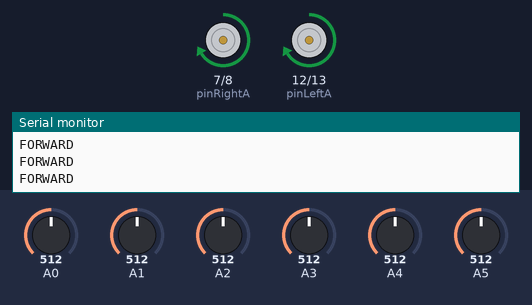
Simulated run of this sketch. Board: Arduino Uno, built with avr-gcc and run on an emulated ATmega328P. Parts: motor-driver pin pairs drawn as motors (green arrow = first pin HIGH = forward, orange = second pin HIGH = backward, longer = more drive, scaled by the enable pin), the last lines printed to the serial monitor. The test bench sets the inputs (shaded band); at power-on: A0 = 512, A3 = 512, A1 = 512, A2 = 512, A4 = 512, A5 = 512.

Above: at 1.2 s.
1.3 s: A0 set to 309
4.3 s: A0 set to 285
At 4.77 s:
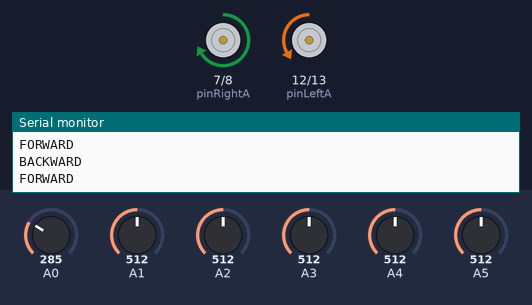
7.3 s: A3 set to 190
At 8.7 s:
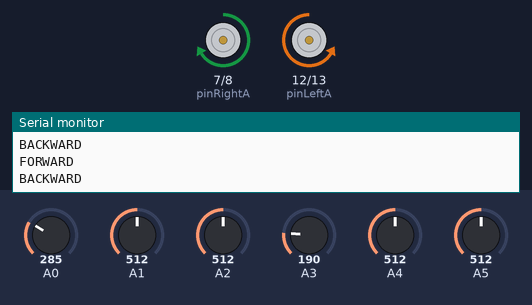
Timing chart, 0 to 10.3 s (numbered marks = the images above; inputs shaded):
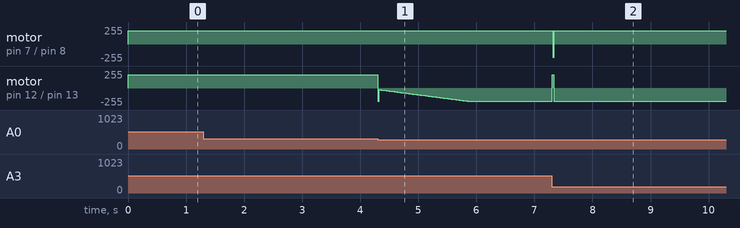

Measured:
- the behaviour switches between 301 and 300 on A0 (found by bisection; images 0 and 1)
- after the input at 7.3 s, motor on pin 7 (pinRightA) / pin 8 (pinRightB): forward 200/255 → backward 200/255 at once, → forward 200/255 0.02 s later; motor on pin 12 (pinLeftA) / pin 13 (pinLeftB): backward 200/255 → forward 200/255 at once, → backward 200/255 0.02 s later

The sketch:

PID_Controller.ino
```cpp
//Sensor Values
int sensorData;

int sensorExtraLeft = A0;
int sensorLeft = A1;
int sensorMidLeft = A2;
int sensorMidRight = A3;
int sensorRight = A4;
int sensorExtraRight = A5;

int extraLeftValue = B0;
int leftValue = B0;
int midLeftValue = B0;
int midRightValue = B0;
int rightValue = B0;
int extraRightValue = B0;

int extraLeftDistance = 7;
int leftDistance = 4;
int midLeftDistance = 1;
int midRightDistance = -1;
int rightDistance = -4;
int extraRightDistance = -7;

int blackWhiteSwitch = 300;

float timeStep = 0.005; // Seconds

float sumError = 0;

float cycleCount = 0;

float errorTerm = 0;

float prevError = 0;

float controlVar = 0;

int maxSpeed = 200;

float K_p = 198; // 180
float K_i = 396; // 15
float K_d = 66; // 30

//Motor values
int pinLeftA = 12;
int pinLeftB = 13;
int pinLeftPWM = 11;
int pinRightA = 7;
int pinRightB = 8;
int pinRightPWM = 6;
#define FORWARD 1
#define BACKWARD 2
#define STILL 3
#define LEFT 4
#define RIGHT 5
int torqueValue = 200;


//Sensor white/black function
int sensorRead(int sensorPin){
  sensorData = analogRead(sensorPin);
  if(sensorData <= blackWhiteSwitch){
    return B1;
  }
  else{
    return B0;
  }
}


//Wheel rotation function
void controlWheel(int side, int dirc, int spd) {
  // Select wheel
  int pinA, pinB, pinPWM;
  if (side == RIGHT) {
    pinA = pinRightA;
    pinB = pinRightB;
    pinPWM = pinRightPWM;
  } else if (side == LEFT) {
    pinA = pinLeftA;
    pinB = pinLeftB;
    pinPWM = pinLeftPWM;
  } else {
    return;
  }

  // Give commands to selected wheel
  analogWrite(pinPWM, spd);
  switch (dirc) {
    case FORWARD:
      digitalWrite(pinA, HIGH);
      digitalWrite(pinB, LOW);
      break;
    case BACKWARD:
      digitalWrite(pinA, LOW);
      digitalWrite(pinB, HIGH);
      break;
    case STILL:
      digitalWrite(pinA, LOW);
      digitalWrite(pinB, LOW);
      break;
    default:
     // NOTHING!
     break;
  }
}

float error(void) {
  int extraLeftValue = sensorRead(sensorExtraLeft);
  int leftValue = sensorRead(sensorLeft);
  int midLeftValue = sensorRead(sensorMidLeft);
  int midRightValue = sensorRead(sensorMidRight);
  int rightValue = sensorRead(sensorRight);
  int extraRightValue = sensorRead(sensorExtraRight);

  float procesVar = 0.16*(extraLeftDistance*extraLeftValue + leftDistance*leftValue + midLeftDistance*midLeftValue + midRightDistance*midRightValue + rightDistance*rightValue + extraRightDistance*extraRightValue);

  float setPoint = 0;

  return setPoint - procesVar;
}

float diffError(float error, float prevError) {
  return (error-prevError)/(timeStep);
}

float integrateError(float error) {
  sumError = sumError + error*timeStep;
  return sumError;
}

int speedLimiter(int spd) {
  if (spd < 0) {
    return 0;
  } else if (spd > maxSpeed) {
    return maxSpeed;
  } else {
    return spd;
  }
}

void setup() {
  // put your setup code here, to run once:
  pinMode(pinLeftA, OUTPUT);
  pinMode(pinLeftB, OUTPUT);
  pinMode(pinLeftPWM, OUTPUT);
  pinMode(pinRightA, OUTPUT);
  pinMode(pinRightB, OUTPUT);
  pinMode(pinRightPWM, OUTPUT);
  Serial.begin(9600);

}

void wheel(int side, int spd) {
  int truSpd = 0;
  if (spd < 0) {
    truSpd = -spd;
    if (truSpd > maxSpeed) {
      truSpd = maxSpeed;
    }
    Serial.println("BACKWARD");
    controlWheel(side,BACKWARD,truSpd);
  } else {
    truSpd = spd;
    if (truSpd > maxSpeed) {
      truSpd = maxSpeed;
    }
    Serial.println("FORWARD");
    controlWheel(side,FORWARD,truSpd);
  }
}

void loop() {
  errorTerm = error();
  cycleCount = cycleCount + 1;

  controlVar = K_p*errorTerm + K_i*integrateError(errorTerm) + K_d*diffError(errorTerm,prevError);

  wheel(LEFT,maxSpeed+controlVar);
  wheel(RIGHT,maxSpeed-controlVar);

  prevError = errorTerm;
  delay(timeStep*1000);
}
```
